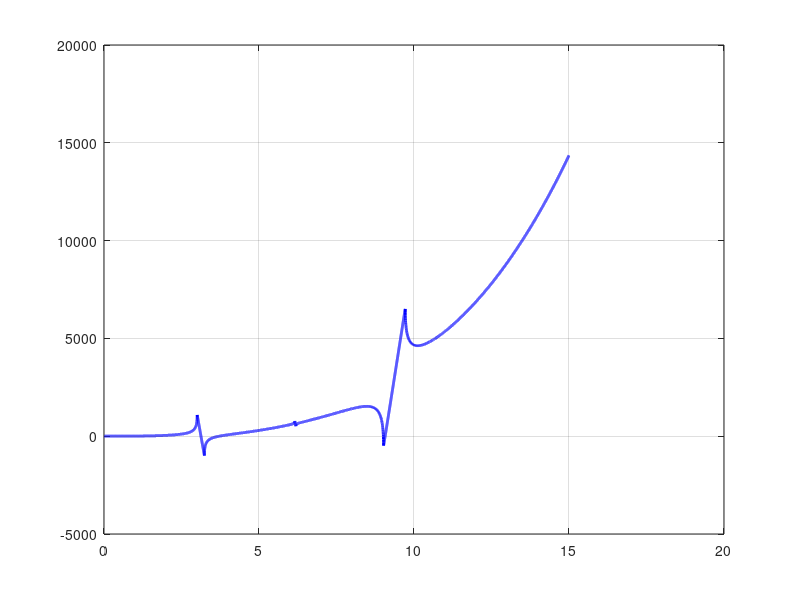

MATLAB code to generate this figure: (Note: this script raises an error after producing the figure.)
% This script analyzes the phase mismatch (delta beta) for various harmonics in a TWPA
% It calculates delta beta for specified harmonics over a range of pump frequencies

clear 
%close all
tic;

load 0714TWPaX.mat

f_pump = linspace(0.01e9, 15e9, 30000);

target_delta_beta = -22.79;


%% ========================================================================
harmonics_to_check = [3]; 


delta_beta = zeros(length(harmonics_to_check), length(f_pump));

disp('--- Calculating Delta Beta for each harmonic ---');

prev_data = 0;

k_at_pump_freq = interp1(f, kperm, f_pump, 'linear', 'extrap');

for i = 1:length(harmonics_to_check)
    N = harmonics_to_check(i);
    
    fprintf('Calculating for %dp harmonic...\n', N);

    k_at_N_harmonic_freq = interp1(f, kperm, N * f_pump, 'linear', 'extrap');

    if N == 3
        delta_beta(i, :) = k_at_N_harmonic_freq - 3 * k_at_pump_freq;
    else
        
        sum_intermediate_k = zeros(size(f_pump));
        intermediate_harmonics = 3:2:(N-2);
        
        for m = intermediate_harmonics
            k_intermediate = interp1(f, kperm, m * f_pump, 'linear', 'extrap');
            sum_intermediate_k = sum_intermediate_k + k_intermediate;
        end
        
        delta_beta(i, :) = k_at_N_harmonic_freq - 2 * k_at_pump_freq - sum_intermediate_k;
    end
end
%% Plotting the results

disp('--- Generating Plots ---');

f_plot = figure(10); % Selects figure 10 or creates it if it doesn't exist.
clf(f_plot); % Clears the figure content to ensure a fresh plot.
set(f_plot, 'Name', 'Delta Beta Analysis', 'Position', [200 200 1200 800]);
hold on; grid on; box on;

plotLegend = {};
colors = lines(length(harmonics_to_check)); % Get distinct colors

for i = 1:length(harmonics_to_check)
    N = harmonics_to_check(i);

    plot(f_pump / 1e9, delta_beta(i, :), 'LineWidth', 2, 'Color', colors(i, :), 'LineStyle', '-');
    plotLegend{end+1} = sprintf('%dp Harmonic', N);
end

% Plot the target line and update its legend entry
yline(target_delta_beta, 'k--', 'DisplayName', sprintf('\\Delta\\beta = %.2f (Target)', target_delta_beta));
plotLegend{end+1} = sprintf('Target (%.2f)', target_delta_beta);

title('Phase Mismatch (\Delta\beta) vs. Pump Frequency');
xlabel('Pump Frequency (GHz)');
ylabel('Phase Mismatch, \Delta\beta (rad/m)');
legend(plotLegend, 'Location', 'best');
set(gca, 'FontSize', 14, 'FontWeight', 'bold');
xlim([min(f_pump) max(f_pump)]/1e9);

% Save the plot
output_dir = 'Delta_Beta_Analysis';
if ~exist(output_dir, 'dir'), mkdir(output_dir); end
output_filename = 'DeltaBeta_vs_Frequency.png';
saveas(f_plot, fullfile(output_dir, output_filename));

fprintf('Plot saved to %s\\%s\n', output_dir, output_filename);

toc;